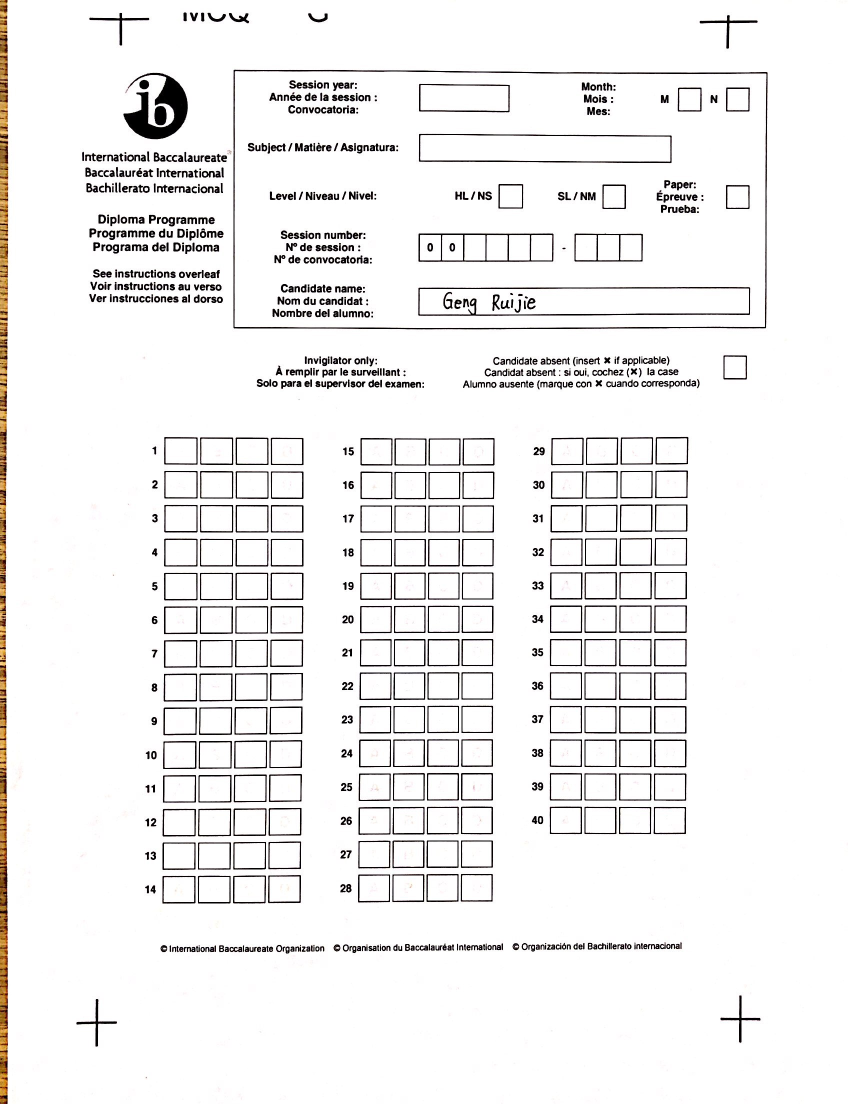
#> input picture resource1/original code/answerSheet_with_name.png, 1696 x 2208 px (shown at 1/2 size)
$ python testFromHongRui.py answerSheet_with_name.png
#> lines starting #> are read from the running program, lines starting #| are printed output that depends on the picture
from difflib import SequenceMatcher
from pytesseract import image_to_string
from PIL import *
from PIL import ImageEnhance
import cv2
import numpy as np
import sys

def similar(a, b):
    return SequenceMatcher(None, a.replace(" ","").lower(), b.replace(" ","").lower()).ratio()

# swap the position of first name and last name
def swap(name):
    beforespace = ""
    afterspace = ""
    space = False
    for letter in name:
        if letter == ' ' or letter == ',':
            space = True
        elif space:
            afterspace += letter
        else:
            beforespace += letter
    return afterspace + " " + beforespace

def recog_name(image):
    return image_to_string(image, config="-c tessedit_char_whitelist=-ABCDEFGHIJKLMNOPQRSTUVWXYZabcdefghijklmnopqrstuvwxyz").strip()

    # return image_to_string(image).strip()

def image_proc(filename,n_pos):
#> called with filename = 'answerSheet_with_name.png', n_pos = ((712, 571), (725, 587))
    image = Image.open(filename)
#> image is the input picture: PIL image 1696x2208 RGB; mean R, G, B 241, 240.2, 239.8
    # calculate bounds of interest
    dh = n_pos[1][1] - n_pos[0][1]
    upper = n_pos[0][1] - 2 * dh
    lower = n_pos[1][1] + int(3.5 * dh)
    left = n_pos[1][0]
    right = left + 40 * (n_pos[1][0]-n_pos[0][0])
    # print(upper,lower, left, right)
    image = image.crop((left, upper, right, lower))
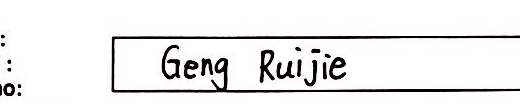
#> image: PIL image 520x104 RGB; mean R, G, B 235.8, 235.1, 235.3

    return image

# list of names to compare
names = ["Haolun Zhang", "Haotian Wu", "Hongrui Zhang", "Huiming Cheng", "Pengqin Wu", "Ruijie Geng", "Yirong Cai", "Zhepeng Luo", "Van Darkholme", "William \"Billy\" Herrington", "Shirley Ann Jackson", "Malik Magdon-Ismail", "Herbert \"Buster\" Holzbauer"]

if __name__ == "__main__":
    #name position
    n_pos = ((712, 571), (725, 587))
    # string to decide
    filename = sys.argv[1]
    # string = recog_name(image_proc("handwritten names\\" + filename))
#> (the run stopped early here; a loop or call above may not have finished)
